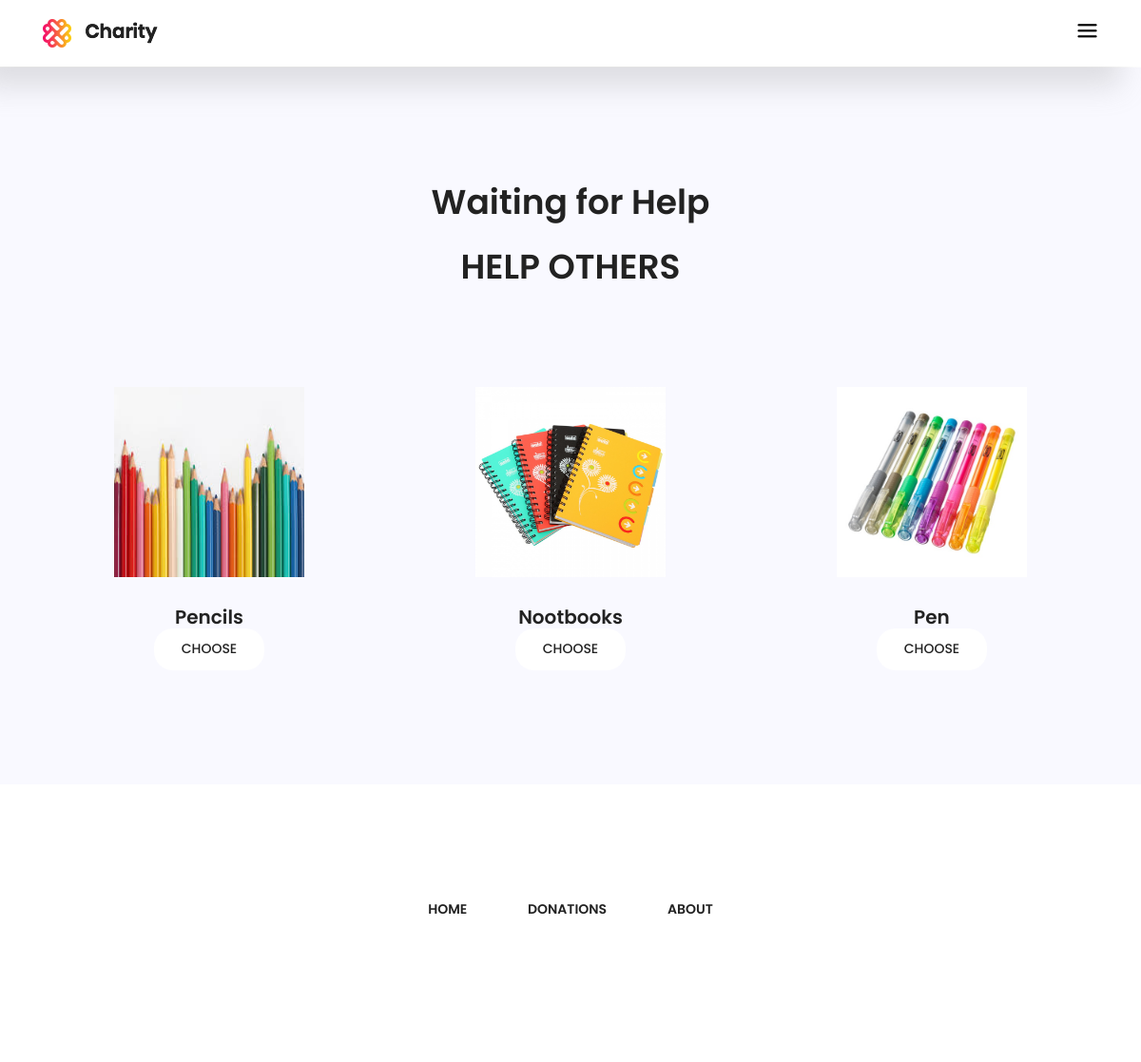
Screenshot of /donatedesc.php?cat_id=3 with the database file from the repository.
### tables this page shows
CREATE TABLE IF NOT EXISTS `descriptiondonate` (
  `desc_img` varchar(255) NOT NULL,
  `id` int(11) NOT NULL AUTO_INCREMENT,
  `description` varchar(200) NOT NULL,
  `cat_id` int(3) NOT NULL,
  PRIMARY KEY (`id`)
);

### donatedesc.php (the view, shortened to what this page needs)
<?php
include('includepublic/public_header.php');
    	?>
 						<section class="project-area section-gap" id="project">
				<div class="container">
					<div class="row d-flex justify-content-center">
						<div class="col-md-8 pb-80 header-text">
							<h1>Waiting for Help</h1>
							<h1>
								HELP OTHERS
							</h1>
						</div>
					</div>
					<div class="row" style="text-align: center;">
						<?php
				$query2 = "select * from descriptiondonate where cat_id = {$_GET['cat_id']}";
			    $result =mysqli_query($conn,$query2);
                while($row = mysqli_fetch_assoc($result)){
						echo "<div class='col-lg-4 col-md-4 project-wrap'>
							   <div class='single-project'>
								 <div class='content'>
								    <a href='#' target='_blank'>
								      <div class=''></div>";
								      	echo "<form method='post'>";
								      echo "<img text-align='center'  width= '200px' height = '200px' src='admin/upload/{$row['desc_img']}'
								      alt=''>";
								      echo "<div class='details'>
								<a href='#'> </a>";
								      echo "
								      		<h2> {$row['description']} </h2>
								      		<input type='hidden' name='id' value='{$row['id']}'>
								      		<button  type='submit' class='head-btn btn text-uppercase' name='btn'>CHOOSE
								      	</button>
								      	";
		echo "</form>";
								      	echo " </a>
								 </div>
							</div> ";
							echo "</div> </div>";
						};
						?>
			</section>
		<?php
		include('includepublic/public_footer.php');
		?>

### css/main.css (style rules this page uses)
body { color:#777;font-family:"Poppins",sans-serif;font-size:14px;font-weight:300;line-height:1.625em;position:relative }
a { -webkit-transition:all 0.3s ease 0s;-moz-transition:all 0.3s ease 0s;-o-transition:all 0.3s ease 0s;transition:all 0.3s ease 0s }
a,a:focus,a:hover { text-decoration:none;outline:0 }
h1,h2,h3,h4,h5,h6 { font-family:"Poppins",sans-serif;color:#222;line-height:1.2em !important;margin-bottom:0;margin-top:0;font-weight:600 }
h1,.h1 { font-size:36px }
h2,.h2 { font-size:30px }
.pb-80 { padding-bottom:80px }
h1 { font-size:36px }
h2 { font-size:30px }
h1,h2,h3,h4,h5,h6 { line-height:1.5em }
body { position:relative }
.section-gap { padding:120px 0 }
.head-btn { border:1px solid #777;color:#222;font-weight:500;background:#fff;border:1px solid transparent;text-transform:uppercase;border:1px solid transparent;font-size:14px;border-radius:20px;padding:12px 28px;-webkit-transition:all 0.3s ease 0s;-moz-transition:all 0.3s ease 0s;-o-transition:all 0.3s ease 0s;transition:all 0.3s ease 0s }
.project-area { background-color:#f9f9ff }
.project-area .header-text { text-align:center }
.project-area .header-text h1 { margin-bottom:25px }
.project-wrap .details h2 { font-size:20px;font-weight:600;margin-top:30px }
.project-wrap .details a { font-size:14px;font-weight:600;color:#222 }
.single-project .content { position:relative;max-width:400px;margin:auto;overflow:hidden }

### rows the page displays
descriptiondonate: desc_img (picture), description "Pencils"
descriptiondonate: desc_img (picture), description "Nootbooks"
descriptiondonate: desc_img (picture), description "Pen"
